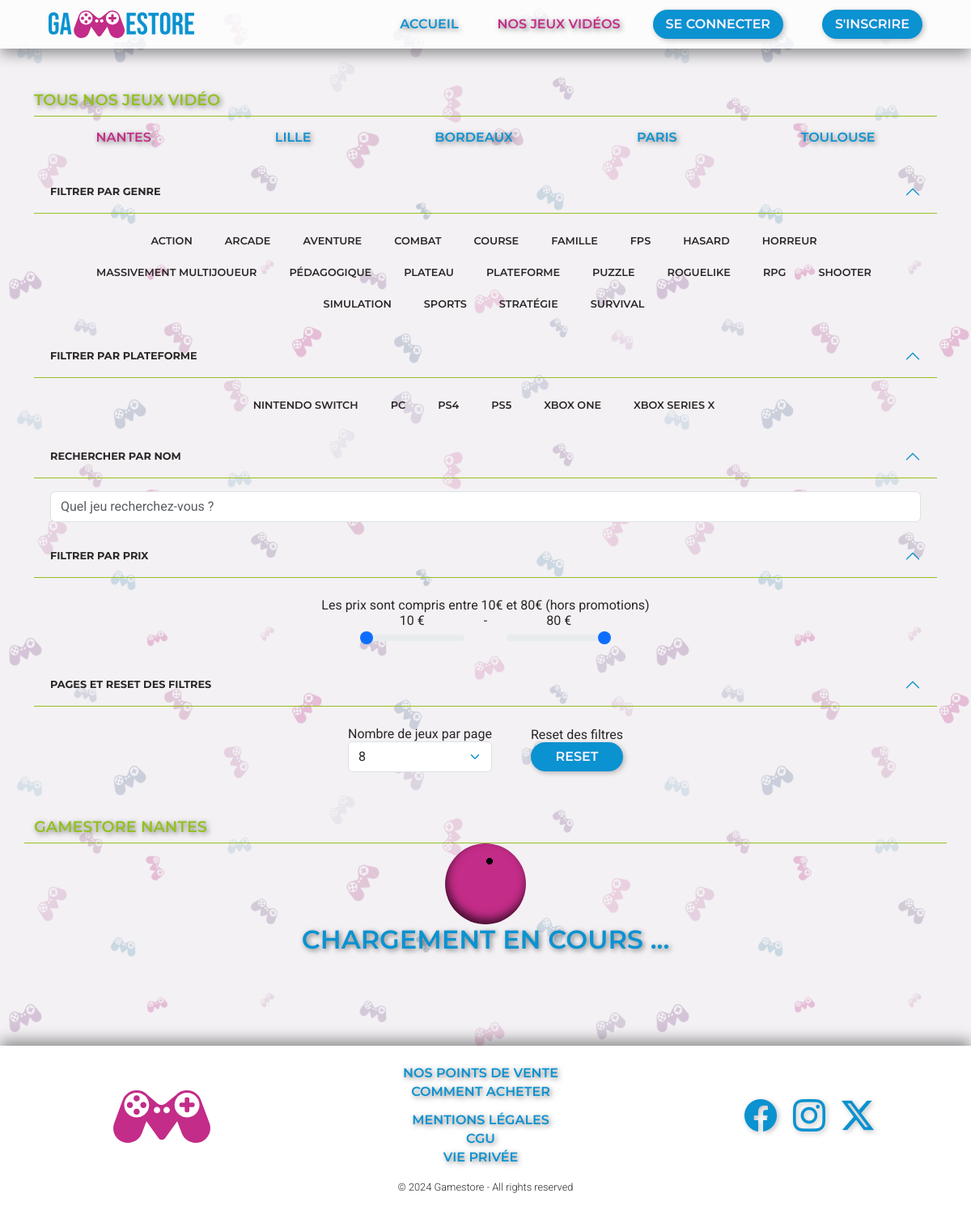
/dist/index.php?controller=games&action=list, run on the app's committed database.
### tables this page shows
CREATE TABLE genre (
  id INT(11) UNSIGNED PRIMARY KEY AUTO_INCREMENT,
  name VARCHAR(100) NOT NULL UNIQUE
);

CREATE TABLE `platform` (
  id INT(11) UNSIGNED PRIMARY KEY AUTO_INCREMENT,
  name VARCHAR(100) NOT NULL UNIQUE
);

### dist/index.php (called while the page is built, shortened)
<?php
require_once __DIR__.'/Autoload.php';
$controller = new App\Controller\RoutingController();
$controller->route();

### dist/App/Repository/MainRepository.php (called while the page is built, shortened)
<?php
class MainRepository
{
  public function __construct()
  {
    $mysql = Mysql::getInstance();
    $this->pdo = $mysql->getPDO();
  }
}

### dist/Autoload.php (called while the page is built, shortened)
<?php
class Autoload
{
  static function autoload($class)
  {
    $class = str_replace('\\', '/', $class);
  }
}

### dist/App/Db/Mysql.php (called while the page is built, shortened)
<?php
require_once __DIR__ . '/../../vendor/autoload.php';
class Mysql
{
  private function __construct()
  {
    $dotenv = new Dotenv(__DIR__ . '/../..');
  }
  private ?\PDO $pdo = null;
  private static ?self $_instance = null;
  public static function getInstance(): self
  {
    if (is_null(self::$_instance)) {
      self::$_instance = new Mysql();
    }
    return self::$_instance;
  }
  public function getPDO(): \PDO
  {
    if (is_null($this->pdo)) {
      try {
        $this->pdo = new \PDO("mysql:host=".$_ENV['DB_HOST'].";dbname=".$_ENV['DB_NAME'],$_ENV['DB_USER'], $_ENV['DB_PASSWORD']);
        $this->pdo->setAttribute(\PDO::ATTR_ERRMODE, \PDO::ERRMODE_EXCEPTION);
        $this->pdo->setAttribute(\PDO::ATTR_DEFAULT_FETCH_MODE, \PDO::FETCH_ASSOC);
      } catch (\PDOException $e) {
        echo _ERORR_MESSAGE_ . "(Erreur : " . $e->getCode() . ")";
        die();
      }
    }
    return $this->pdo;
  }
}

### dist/App/Repository/GenreRepository.php (called while the page is built, shortened)
<?php
class GenreRepository extends MainRepository
{
  public function getAllGenres(): array
  {
    $query = "SELECT * FROM genre";
    $stmt = $this->pdo->query($query);
    return $stmt->fetchAll();
  }
}

### dist/App/Tools/Security.php (called while the page is built, shortened)
<?php
class Security
{
  public static function secureInput(string $input): string
  {
    return htmlspecialchars(trim($input));
  }
}

### dist/App/Repository/PlatformRepository.php (called while the page is built, shortened)
<?php
class PlatformRepository extends MainRepository
{
  public function getAllPlatforms(): array
  {
    $query = "SELECT * FROM platform";
    $stmt = $this->pdo->query($query);
    return $stmt->fetchAll();
  }
}

### dist/App/Repository/GamePlatformRepository.php (called while the page is built, shortened)
<?php
class GamePlatformRepository extends MainRepository
{
  public function getAllPrices(): array
  {
    $query = 'SELECT gp.price FROM game_platform AS gp';
    $stmt = $this->pdo->query($query);
    return $stmt->fetchAll();
  }
}

### dist/templates/games/list.php (the view, shortened to what this page needs)
<?php
require_once _TEMPLATEPATH_ . '/header.php'; ?>
<main class="container my-4 main" id="hero">
  <section class="mt-2">
    <div class="d-flex justify-content-between gamestore-title">
      <h2 class="text-uppercase">Tous nos jeux vidéo</h2>
    </div>
    <ul class="nav justify-content-between justify-content-lg-around mt-3" role="tablist">
      <li class="nav-item pb-2">
        <a class="menu-link text-uppercase stores active" id="nantes-tab" href="#nantes" data-bs-toggle="tab">Nantes</a>
      </li>
      <li class="nav-item pb-2">
        <a class="menu-link text-uppercase stores" id="lille-tab" href="#lille" data-bs-toggle="tab">Lille</a>
      </li>
      <li class="nav-item pb-2">
        <a class="menu-link text-uppercase stores" id="bordeaux-tab" href="#bordeaux" data-bs-toggle="tab">Bordeaux</a>
      </li>
      <li class="nav-item pb-2">
        <a class="menu-link text-uppercase stores" id="paris-tab" href="#paris" data-bs-toggle="tab">Paris</a>
      </li>
      <li class="nav-item pb-2">
        <a class="menu-link text-uppercase stores" id="toulouse-tab" href="#toulouse" data-bs-toggle="tab">Toulouse</a>
      </li>
    </ul>
  </section>
  <section class="my-4 pb-3">
    <div class="accordion" id="filters">
      <div class="accordion-item">
        <h2 class="accordion-header">
          <button class="accordion-button text-uppercase" type="button" data-bs-toggle="collapse" data-bs-target="#filter-genres" aria-expanded="true" aria-controls="filter-genres">
            Filtrer par genre
          </button>
        </h2>
        <div id="filter-genres" class="accordion-collapse collapse show">
          <div class="accordion-body row row-cols-auto justify-content-center">
            <?php foreach ($genres as $genre) : ?>
              <label class="btn btn-gamestore-outline-checked text-uppercase mb-1 me-1" for="btn-check-genre-<?= Security::secureInput($genre['id']) ?>"><?= Security::secureInput($genre['name']) ?></label>
            <?php endforeach; ?>
          </div>
        </div>
      </div>
      <div class="accordion-item">
        <h2 class="accordion-header">
          <button class="accordion-button text-uppercase" type="button" data-bs-toggle="collapse" data-bs-target="#filter-platform" aria-expanded="false" aria-controls="filter-platform">
            Filtrer par plateforme
          </button>
        </h2>
        <div id="filter-platform" class="accordion-collapse collapse show">
          <div class="accordion-body row row-cols-auto justify-content-center">
            <?php foreach ($platforms as $platform) : ?>
              <label class="btn btn-gamestore-outline-checked text-uppercase mb-1 me-1" for="btn-check-platform-<?= Security::secureInput($platform['id']) ?>"><?= Security::secureInput($platform['name']) ?></label>
            <?php endforeach; ?>
          </div>
        </div>
      </div>
      <div class="accordion-item">
        <h2 class="accordion-header">
          <button class="accordion-button text-uppercase" type="button" data-bs-toggle="collapse" data-bs-target="#filter-name" aria-expanded="false" aria-controls="filter-name">
            Rechercher par nom
          </button>
        </h2>
        <div id="filter-name" class="accordion-collapse collapse show">
          <div class="accordion-body">
            <input class="form-control" type="search" placeholder="Quel jeu recherchez-vous ?" id="search-game">
          </div>
        </div>
      </div>
      <div class="accordion-item">
        <h2 class="accordion-header">
          <button class="accordion-button text-uppercase" type="button" data-bs-toggle="collapse" data-bs-target="#filter-price" aria-expanded="false" aria-controls="filter-price">
            Filtrer par prix
          </button>
        </h2>
        <div id="filter-price" class="accordion-collapse collapse show">
          <div class="accordion-body d-flex justify-content-center">
            <div class="mt-2 d-flex align-items-center justify-content-center">
              <div class="text-center">Les prix sont compris entre <?= Security::secureInput(floor(implode(min($prices)))) ?>€ et <?= Security::secureInput(ceil(implode(max($prices)))) ?>€ (hors promotions)
                <div class="d-flex justify-content-center">
                  <div>
                    <div id="label-min-price"><?= Security::secureInput(floor(implode(min($prices)))) ?> €</div>
                    <input type="range" class="form-range" id="min-price" step="0.01" value="<?= Security::secureInput(implode(min($prices))) ?>" min="<?= Security::secureInput(floor(implode(min($prices)))) ?>" max="<?= Security::secureInput(ceil(implode(max($prices)))) ?>">
                  </div>
                  <div class="px-4"> - </div>
                  <div>
                    <div id="label-max-price"><?= Security::secureInput(ceil(implode(max($prices)))) ?> €</div>
                    <input type="range" class="form-range" id="max-price" step="0.01" value="<?= Security::secureInput(implode(max($prices))) ?>" min="<?= Security::secureInput(floor(implode(min($prices)))) ?>" max="<?= Security::secureInput(ceil(implode(max($prices)))) ?>">
                  </div>
                </div>
              </div>
            </div>
          </div>
        </div>
      </div>
      <div class="accordion-item">
        <h2 class="accordion-header">
          <button class="accordion-button text-uppercase" type="button" data-bs-toggle="collapse" data-bs-target="#filter-pages" aria-expanded="false" aria-controls="filter-pages">
            Pages et reset des filtres
          </button>
        </h2>
        <div id="filter-pages" class="accordion-collapse collapse show">
          <div class="accordion-body d-flex justify-content-center">
            <div class="mt-2 d-flex align-items-center justify-content-center">
              <div class="text-center">Nombre de jeux par page
                <select class="form-select" id="games-per-page">
                  <option value="8" selected>8</option>
                </select>
              </div>
              <div class="text-center d-flex flex-column ms-5">
                <div>Reset des filtres</div>
                <button class="btn btn-gamestore text-uppercase" id="reset-filters">Reset</button>
              </div>
            </div>
          </div>
        </div>
      </div>
  </section>
  <section class="tab-content">
    <div class="tab-pane fade active show" id="nantes">
      <div class="card-text justify-content-around row">
        <div class="d-flex justify-content-between gamestore-title">
          <h2 class="text-uppercase">Gamestore Nantes</h2>
        </div>
        <div class="d-flex flex-column align-items-center" id="loading-nantes">
          <div class="loader"></div>
          <h4 class="text-uppercase fs-2 loading-title">Chargement en cours ...</h4>
        </div>
      </div>
    </div>
  </section>
  <?php require_once _TEMPLATEPATH_ . '/footer.php'; ?>

### data on the page
genre: name "ACTION"
genre: name "ARCADE"
genre: name "AVENTURE"
genre: name "COMBAT"
genre: name "COURSE"
genre: name "FAMILLE"
genre: name "FPS"
genre: name "HASARD"
genre: name "HORREUR"
genre: name "MASSIVEMENT MULTIJOUEUR"
genre: name "PÉDAGOGIQUE"
genre: name "PLATEAU"
genre: name "PLATEFORME"
genre: name "PUZZLE"
genre: name "ROGUELIKE"
genre: name "RPG"
genre: name "SHOOTER"
genre: name "SIMULATION"
genre: name "SPORTS"
genre: name "STRATÉGIE"
genre: name "SURVIVAL"
platform: name "NINTENDO SWITCH"
platform: name "PC"
platform: name "PS4"
platform: name "PS5"
platform: name "XBOX ONE"
platform: name "XBOX SERIES X"

### other printed values
Security::secureInput(floor(implode(min($prices)))) "10"
Security::secureInput(ceil(implode(max($prices)))) "80"
